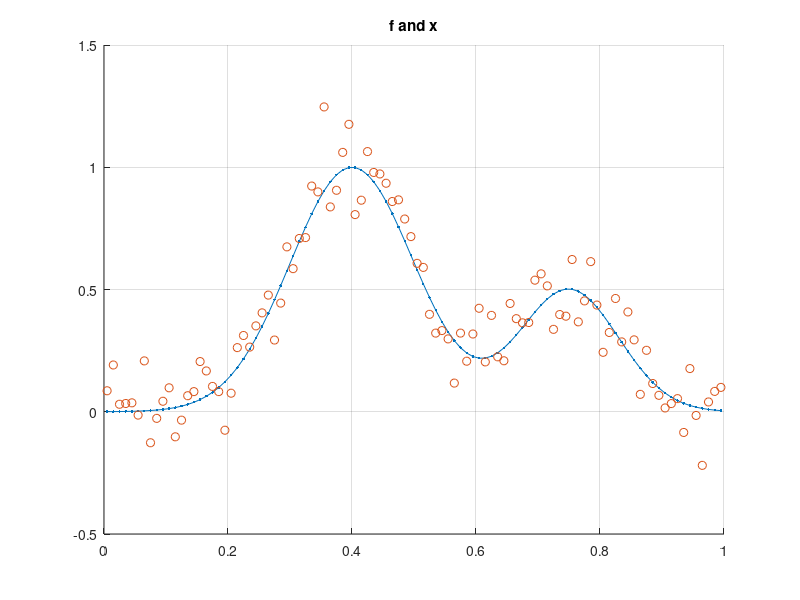
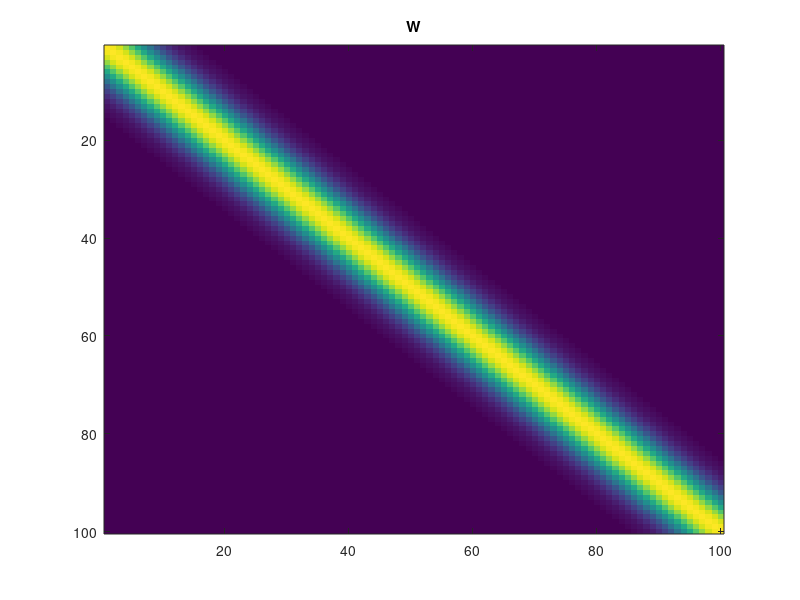
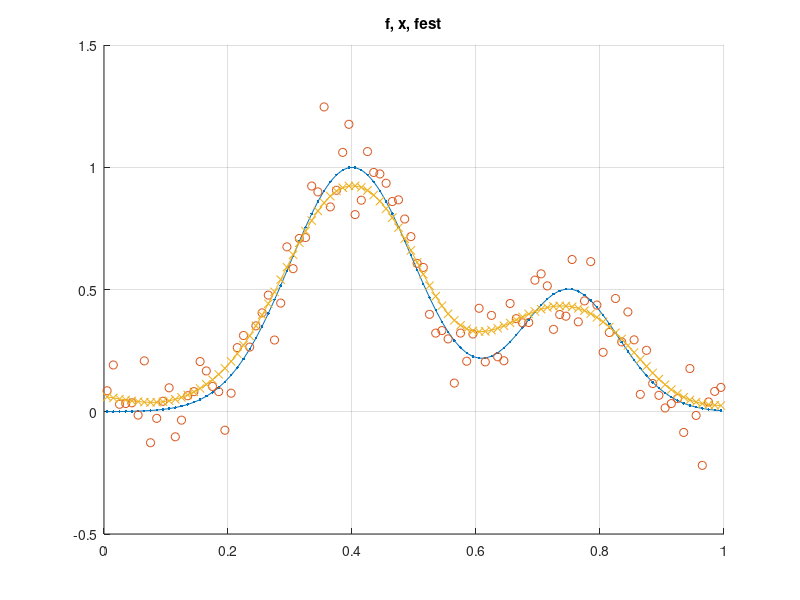
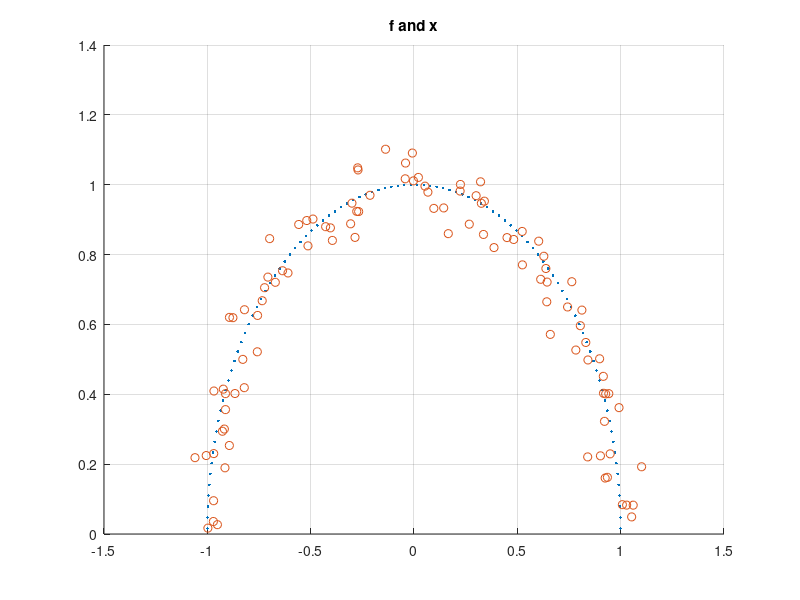

The MATLAB source for these figures, in order:

clear all; close all; rng(2017)

%% smooth signal on a graph

n=100;
hh=1/n;

tt = (hh/2:hh:1)';

% signal
f = exp(-(tt - 0.4).^2/(2*0.1^2)) + .5* exp(-(tt - 0.75).^2/(2*0.08^2)) ;

% add noise
sigx = 0.1;
x = f + randn(n,1)*sigx;

figure(1),clf; hold on;
plot(tt, f,'.-');
plot(tt, x,'o');
grid on; title('f and x')

%% estimation

% just use observation
f1=x;

% graph denoising
dis = pdist(tt);
W = exp(- squareform(dis).^2/(2*0.05^2));

figure(2),clf;
imagesc(W); title('W')

dW=sum(W,2);
P = diag(dW)\W;

f2 = P*x;

figure(3),clf; hold on;
plot(tt, f,'.-');
plot(tt, x,'o');
plot(tt, f2,'x-');
grid on; title('f, x, fest')

% mse
mse1 = sum( (f1-f).^2)/n
mse2 = sum( (f2-f).^2)/n

%% 


%% manifold plus noise data

% non-local means applied to toy-model

n=100;
hh=1/n;

tt = (hh/2:hh:1)';

% 
f = [cos(tt*pi), sin(tt*pi)];

sigx = 0.05;
x = f + randn(size(f))*sigx;



figure(11),clf; hold on;
scatter(f(:,1),f(:,2),'.b');
scatter(x(:,1),x(:,2),'og');
grid on; title('f and x')

%% graph denoising

sig = 0.1; 

dis = pdist(x);
W = exp(- squareform(dis).^2/(2*sig^2));

figure(12),clf;
imagesc(W); title('W')

%%
dW=sum(W,2);
P = diag(dW)\W;

f2 = P*x;

figure(13),clf; hold on;
scatter(f(:,1),f(:,2),'.b');
scatter(x(:,1),x(:,2),'og');
scatter(f2(:,1),f2(:,2),'xr');
grid on; title('f, x, fest')
